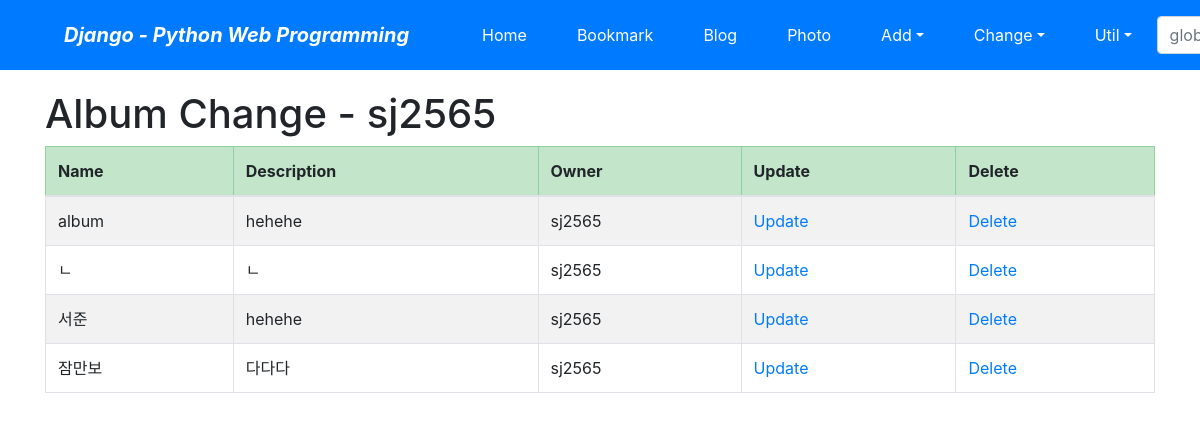
The page /photo/album/change/ (signed in) on the database its author committed.
### photo/models.py (models this page shows, shortened)
class Album(models.Model):
    name = models.CharField('NAME', max_length=30)
    description = models.CharField('One Line Description', max_length=100, blank=True)
    owner = models.ForeignKey('auth.User', on_delete=models.CASCADE, verbose_name='OWNER', blank=True, null=True)
    class Meta:
        ordering = ('name', )   # ('ex', ) 이렇게 적어야 튜플형식

### photo/views.py (the view)
# urls.py: path('album/change/', views.AlbumChangeLV.as_view(), name='album_change'),
class AlbumChangeLV(LoginRequiredMixin, ListView):  # 앨범 목록 보여주기
    model = Album
    template_name = 'photo/album_change_list.html'
    def get_queryset(self):
        return Album.objects.filter(owner = self.request.user)  # 내가 소유한 소유자와 요청한 유저가 동일한지 판단

### photo/templates/photo/album_change_list.html (shortened to what this page needs)
{% extends "base.html" %}
{% block content %}
    <h1>Album Change - {{user}}</h1>
    <table class="table table-striped table-bordered table-condensed">
        <thead>
            <tr class="table-success">
                <th>Name</th>
                <th>Description</th>
                <th>Owner</th>
                <th>Update</th>
                <th>Delete</th>
            </tr>
        </thead>
        <tbody>
            {% for item in object_list %}
            <tr>
                <td>{{ item.name }}</td>
                <td>{{ item.description }}</td>
                <td>{{ item.owner }}</td>
                <td><a href="{% url 'photo:album_update' item.id %}">Update</a></td>
                <td><a href="{% url 'photo:album_delete' item.id %}">Delete</a></td>
            </tr>
            {% endfor %}
        </tbody>
    </table>
{% endblock %}

### rows shown on the page
Album: name "album", description "hehehe", owner "sj2565"
Album: name "ㄴ", description "ㄴ", owner "sj2565"
Album: name "서준", description "hehehe", owner "sj2565"
Album: name "잠만보", description "다다다", owner "sj2565"

### other values the page prints
{{ user }} "sj2565"
